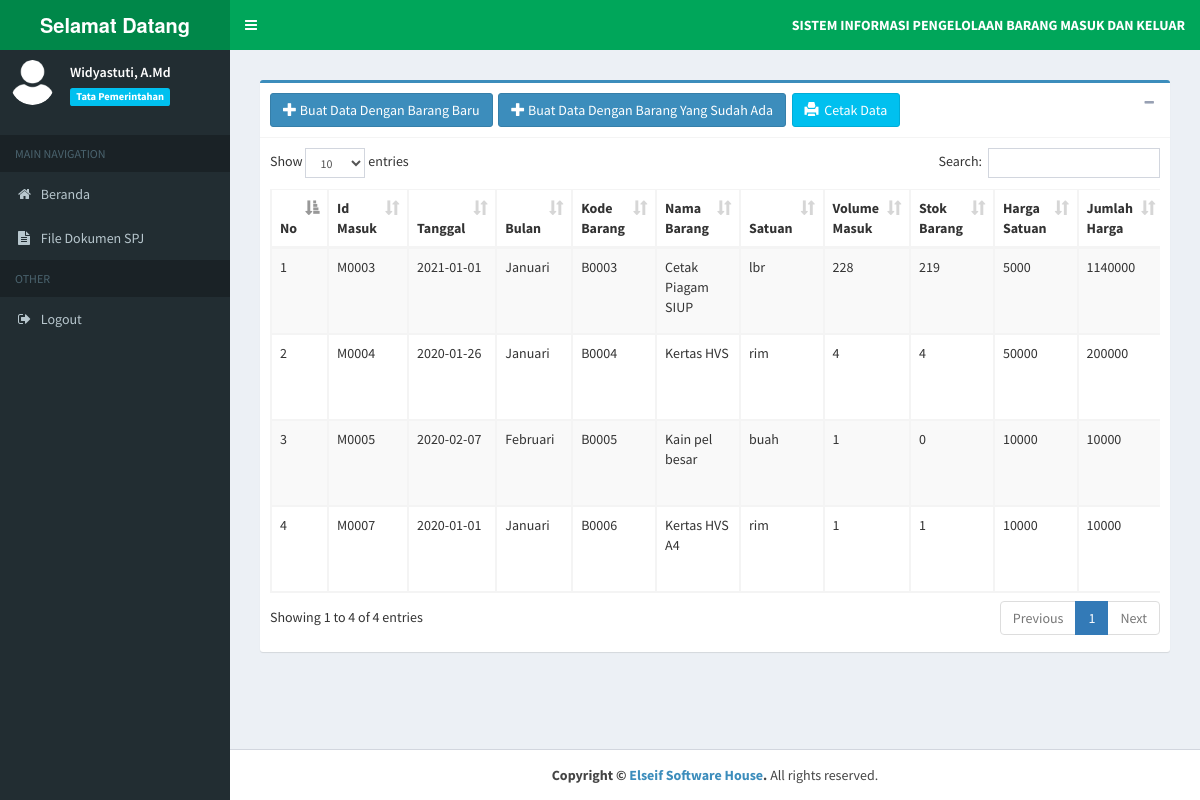
Page /index.php?page=bukupenerimaan_tampil (signed in) on the committed database.
### tables this page shows
CREATE TABLE `data_buku_penerimaan` (
  `id_msuk` varchar(10) NOT NULL,
  `tanggal` varchar(15) DEFAULT NULL,
  `bulan` varchar(15) DEFAULT NULL,
  `kd_brng` varchar(10) DEFAULT NULL,
  `nma_brng` varchar(60) DEFAULT NULL,
  `satuan` varchar(10) DEFAULT NULL,
  `vlm_masuk` int(11) DEFAULT NULL,
  `hrg_satuan` int(11) DEFAULT NULL,
  `jml_harga` int(11) DEFAULT NULL
);

CREATE TABLE `stok_barang` (
  `kd_brng` varchar(10) NOT NULL,
  `nma_brng` varchar(60) NOT NULL,
  `satuan` varchar(10) NOT NULL,
  `jumlah_stok` int(11) NOT NULL
);

### admin/bukupenerimaan/bukupenerimaan_tampil.php (the view, shortened to what this page needs)
<section class="content">
	<div class="box box-primary">
		<div class="box-header with-border">
			<a href="?page=stokbaru_tambah" title="Tambah Data" class="btn btn-primary">
				<i class="glyphicon glyphicon-plus"></i> Buat Data Dengan Barang Baru</a>&nbsp;
			<a href="?page=bukupenerimaan" title="Tambah Data" class="btn btn-primary">
				<i class="glyphicon glyphicon-plus"></i> Buat Data Dengan Barang Yang Sudah Ada</a>&nbsp;
			<a href="?page=bukupenerimaan_filter" title="Cetak Data" class="btn btn-info">
				<i class="glyphicon glyphicon-print"></i> &nbsp;Cetak Data</a>
			<div class="box-tools pull-right">
				<button type="button" class="btn btn-box-tool" data-widget="collapse">
					<i class="fa fa-minus"></i>
				</button>
			</div>
		</div>
		<div class="box-body">
			<div class="table-responsive">
				<table id="example1" class="table table-bordered table-striped">
					<thead>
						<tr>
						<th>No</th>
						<th>Id Masuk</th>
						<th>Tanggal</th>
						<th>Bulan</th>
						<th>Kode Barang</th>
						<th>Nama Barang</th>
						<th>Satuan</th>
						<th>Volume Masuk</th>
						<th>Stok Barang</th>
						<th>Harga Satuan</th>
						<th>Jumlah Harga</th>
						</tr>
					</thead>
					<tbody>
				  <?php
                  $no = 1;
                  $sql = $koneksi->query("SELECT bukumasuk.id_msuk,bukumasuk.tanggal,bukumasuk.bulan,bukumasuk.kd_brng,bukumasuk.nma_brng,bukumasuk.satuan,bukumasuk.vlm_masuk,stok.jumlah_stok,bukumasuk.hrg_satuan,bukumasuk.jml_harga FROM stok_barang stok INNER JOIN data_buku_penerimaan bukumasuk ON stok.kd_brng=bukumasuk.kd_brng");
                  while ($data= $sql->fetch_assoc()) {
                  ?>
						<tr>
							<td>
								<?php echo $no++; ?>
							</td>
							<td>
								<?php echo $data['id_msuk']; ?>
							</td>
							<td>
								<?php echo $data['tanggal']; ?>
							</td>
							<td>
								<?php echo $data['bulan']; ?>
							</td>
							<td>
								<?php echo $data['kd_brng']; ?>
							</td>
							<td>
								<?php echo $data['nma_brng']; ?>
							</td>
							<td>
								<?php echo $data['satuan']; ?>
							</td>
							<td>
								<?php echo $data['vlm_masuk']; ?>
							</td>
							<td>
								<?php echo $data['jumlah_stok']; ?>
							</td>
							<td>
								<?php echo $data['hrg_satuan']; ?>
							</td>
							<td>
								<?php echo $data['jml_harga']; ?>
							</td>
						</tr>
						<?php
                  }
                ?>
					</tbody>
				</table>
			</div>
		</div>
	</div>
</section>

### rows in the picture
data_buku_penerimaan: id_msuk "M0003", tanggal "2021-01-01", bulan "Januari", kd_brng "B0003", nma_brng "Cetak Piagam SIUP", satuan "lbr", vlm_masuk "228", kd_brng.jumlah_stok "219", hrg_satuan "5000", jml_harga "1140000"
data_buku_penerimaan: id_msuk "M0004", tanggal "2020-01-26", bulan "Januari", kd_brng "B0004", nma_brng "Kertas HVS", satuan "rim", vlm_masuk "4", kd_brng.jumlah_stok "4", hrg_satuan "50000", jml_harga "200000"
data_buku_penerimaan: id_msuk "M0005", tanggal "2020-02-07", bulan "Februari", kd_brng "B0005", nma_brng "Kain pel besar", satuan "buah", vlm_masuk "1", kd_brng.jumlah_stok "0", hrg_satuan "10000", jml_harga "10000"
data_buku_penerimaan: id_msuk "M0007", tanggal "2020-01-01", bulan "Januari", kd_brng "B0006", nma_brng "Kertas HVS A4", satuan "rim", vlm_masuk "1", kd_brng.jumlah_stok "1", hrg_satuan "10000", jml_harga "10000"

### other values in the picture
$data_nama "Widyastuti, A.Md"
$data_unit "Tata Pemerintahan"
